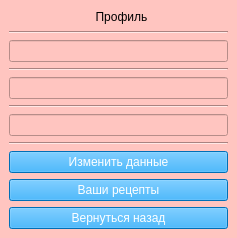
<?xml version="1.0" encoding="UTF-8"?>
<ui version="4.0">
 <class>Profile</class>
 <widget class="QMainWindow" name="Profile">
  <property name="geometry">
   <rect>
    <x>0</x>
    <y>0</y>
    <width>237</width>
    <height>238</height>
   </rect>
  </property>
  <property name="windowTitle">
   <string>MainWindow</string>
  </property>
  <property name="styleSheet">
   <string notr="true">background-color: rgb(255, 197, 192);</string>
  </property>
  <widget class="QWidget" name="centralwidget">
   <layout class="QVBoxLayout" name="verticalLayout">
    <item>
     <widget class="QLabel" name="label">
      <property name="text">
       <string>                          Профиль</string>
      </property>
     </widget>
    </item>
    <item>
     <widget class="Line" name="line">
      <property name="orientation">
       <enum>Qt::Horizontal</enum>
      </property>
     </widget>
    </item>
    <item>
     <widget class="QLineEdit" name="lineEdit_3"/>
    </item>
    <item>
     <widget class="Line" name="line_2">
      <property name="orientation">
       <enum>Qt::Horizontal</enum>
      </property>
     </widget>
    </item>
    <item>
     <widget class="QLineEdit" name="lineEdit_2"/>
    </item>
    <item>
     <widget class="Line" name="line_3">
      <property name="orientation">
       <enum>Qt::Horizontal</enum>
      </property>
     </widget>
    </item>
    <item>
     <widget class="QLineEdit" name="lineEdit"/>
    </item>
    <item>
     <widget class="Line" name="line_4">
      <property name="orientation">
       <enum>Qt::Horizontal</enum>
      </property>
     </widget>
    </item>
    <item>
     <widget class="QPushButton" name="pushButton">
      <property name="styleSheet">
       <string notr="true">background-color: rgb(0, 156, 255);
color:rgb(255, 255, 255)</string>
      </property>
      <property name="text">
       <string>Изменить данные</string>
      </property>
     </widget>
    </item>
    <item>
     <widget class="QPushButton" name="pushButton_2">
      <property name="styleSheet">
       <string notr="true">background-color: rgb(0, 156, 255);
color:rgb(255, 255, 255)</string>
      </property>
      <property name="text">
       <string>Ваши рецепты</string>
      </property>
     </widget>
    </item>
    <item>
     <widget class="QPushButton" name="pushButton_3">
      <property name="styleSheet">
       <string notr="true">background-color: rgb(0, 156, 255);
color:rgb(255, 255, 255)</string>
      </property>
      <property name="text">
       <string>Вернуться назад</string>
      </property>
     </widget>
    </item>
   </layout>
  </widget>
 </widget>
 <resources/>
 <connections/>
</ui>
